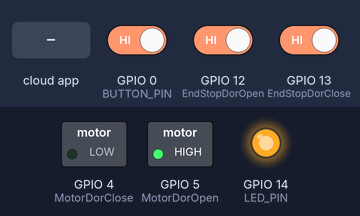
A sketch run on a simulated ESP8266 (NodeMCU). Parts: switched loads named in the sketch (green lamp = pin HIGH), output pins drawn as LEDs (lit = HIGH). Dashed ring = blinking. Inputs (shaded band) come from the test bench; at power-on: GPIO 0 (BUTTON_PIN) HIGH, GPIO 12 (EndStopDorOpen) HIGH, GPIO 13 (EndStopDorClose) HIGH. WiFi joins after 1.5 s; servers stay silent unless stated; what the sketch prints to the serial monitor is not drawn.

Above: at 2.7 s.
2.8 s: GPIO 0 (BUTTON_PIN) driven LOW and GPIO 12 (EndStopDorOpen) driven LOW and GPIO 13 (EndStopDorClose) driven LOW
At 3.2 s:
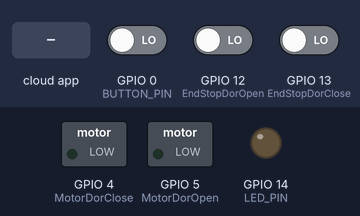
5.8 s: GPIO 13 (EndStopDorClose) driven HIGH
At 6.6 s:
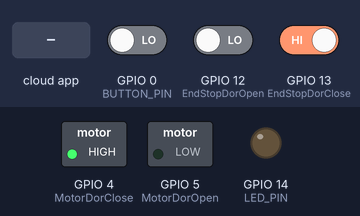
7.3 s: GPIO 13 (EndStopDorClose) driven LOW
At 7.7 s:
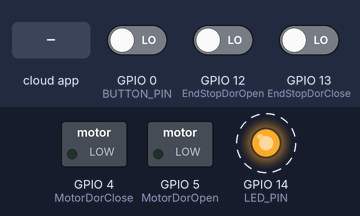
11.8 s: the phone or cloud app sets 62c1e4be0aec232058f4e45b to 1
At 13.0 s:
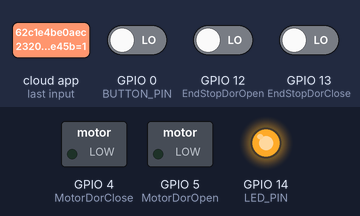
13.3 s: GPIO 0 (BUTTON_PIN) driven HIGH
At 14.2 s:
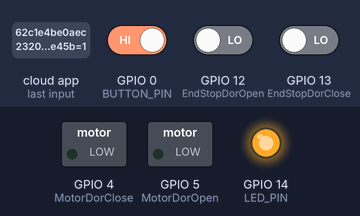
Timing chart, 0 to 15.8 s (numbered marks = the images above; inputs shaded):
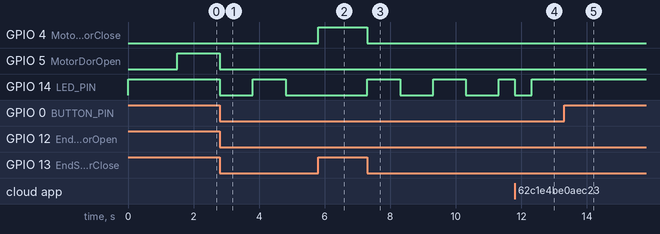

The sketch:

DogDoor-Wifi-1.ino
```cpp
/*
 * Example for how to use SinricPro Switch device:
 * - setup a switch device
 * - handle request using callback (turn on/off builtin led indicating device power state)
 * - send event to sinricPro server (flash button is used to turn on/off device manually)
 *
 * If you encounter any issues:
 * - check the readme.md at https://github.com/sinricpro/esp8266-esp32-sdk/blob/master/README.md
 * - ensure all dependent libraries are installed
 *   - see https://github.com/sinricpro/esp8266-esp32-sdk/blob/master/README.md#arduinoide
 *   - see https://github.com/sinricpro/esp8266-esp32-sdk/blob/master/README.md#dependencies
 * - open serial monitor and check whats happening
 * - check full user documentation at https://sinricpro.github.io/esp8266-esp32-sdk
 * - visit https://github.com/sinricpro/esp8266-esp32-sdk/issues and check for existing issues or open a new one
 */


int MotorDorOpen = 5;
int MotorDorClose = 4;
int EndStopDorOpen = 12;
int EndStopDorClose = 13;
int Button = 14;
//int DorPosision = 9;
int SetNewDorPosision = 9;


// Uncomment the following line to enable serial debug output
#define ENABLE_DEBUG

#ifdef ENABLE_DEBUG
       #define DEBUG_ESP_PORT Serial
       #define NODEBUG_WEBSOCKETS
       #define NDEBUG
#endif

#include <Arduino.h>
#ifdef ESP8266
       #include <ESP8266WiFi.h>
#endif
#ifdef ESP32
       #include <WiFi.h>
#endif

#include "SinricPro.h"
#include "SinricProSwitch.h"

#define WIFI_SSID         "Vestal"
#define WIFI_PASS         "4100drexel"
#define APP_KEY           "61fdc5c1-bd09-42f3-ae0c-70bf2ad7bcd0"
#define APP_SECRET        "d3d6c0af-8908-4d96-aec6-a2c0f9140b5f-ded24e14-de8f-43c6-9f67-180c40ee4736"
#define SWITCH_ID         "62c1e4be0aec232058f4e45b"
#define BAUD_RATE         115200                // Change baudrate to your need

#define BUTTON_PIN 0   // GPIO for BUTTON (inverted: LOW = pressed, HIGH = released)
#define LED_PIN   14   // GPIO for LED (inverted)

bool myPowerState = false;
unsigned long lastBtnPress = 0;


/* bool onPowerState(String deviceId, bool &state)
 *
 * Callback for setPowerState request
 * parameters
 *  String deviceId (r)
 *    contains deviceId (useful if this callback used by multiple devices)
 *  bool &state (r/w)
 *    contains the requested state (true:on / false:off)
 *    must return the new state
 *
 * return
 *  true if request should be marked as handled correctly / false if not
 */
bool onPowerState(const String &deviceId, bool &state) {
  Serial.printf("Device %s turned %s (via SinricPro) \r\n", deviceId.c_str(), state?"on":"off");
  myPowerState = state;
  digitalWrite(LED_PIN, myPowerState?LOW:HIGH);
  return true; // request handled properly
}

void handleButtonPress() {
  unsigned long actualMillis = millis(); // get actual millis() and keep it in variable actualMillis
  if (digitalRead(BUTTON_PIN) == LOW && actualMillis - lastBtnPress > 1000)  { // is button pressed (inverted logic! button pressed = LOW) and debounced?
    if (myPowerState) {     // flip myPowerState: if it was true, set it to false, vice versa
      myPowerState = false;
    } else {
      myPowerState = true;
    }
    digitalWrite(LED_PIN, myPowerState?LOW:HIGH); // if myPowerState indicates device turned on: turn on led (builtin led uses inverted logic: LOW = LED ON / HIGH = LED OFF)

    // get Switch device back
    SinricProSwitch& mySwitch = SinricPro[SWITCH_ID];
    // send powerstate event
    mySwitch.sendPowerStateEvent(myPowerState); // send the new powerState to SinricPro server
    Serial.printf("Device %s turned %s (manually via flashbutton)\r\n", mySwitch.getDeviceId().c_str(), myPowerState?"on":"off");

    lastBtnPress = actualMillis;  // update last button press variable
  }
}

// setup function for WiFi connection
void setupWiFi() {
  Serial.printf("\r\n[Wifi]: Connecting");
  WiFi.begin(WIFI_SSID, WIFI_PASS);

  while (WiFi.status() != WL_CONNECTED) {
    Serial.printf(".");
    delay(250);
  }
  Serial.printf("connected!\r\n[WiFi]: IP-Address is %s\r\n", WiFi.localIP().toString().c_str());
}

// setup function for SinricPro
void setupSinricPro() {
  // add device to SinricPro
  SinricProSwitch& mySwitch = SinricPro[SWITCH_ID];

  // set callback function to device
  mySwitch.onPowerState(onPowerState);

  // setup SinricPro
  SinricPro.onConnected([](){ Serial.printf("Connected to SinricPro\r\n"); });
  SinricPro.onDisconnected([](){ Serial.printf("Disconnected from SinricPro\r\n"); });
  //SinricPro.restoreDeviceStates(true); // Uncomment to restore the last known state from the server.
  SinricPro.begin(APP_KEY, APP_SECRET);
}

void ChangeDorPosision(int NewDorPosision) {
  GetDorPosision();

  //-------- Move Dor-----------
  switch (NewDorPosision) {
    case 0:

      if (digitalRead(EndStopDorClose) == HIGH)  {
        digitalWrite(MotorDorClose, 128);
      }

      while ( digitalRead(EndStopDorClose) == HIGH)  {

        delay (10);
      }
      digitalWrite(MotorDorClose, LOW );

      break;

    case 1:

      if (digitalRead(EndStopDorOpen) == HIGH)  {
        digitalWrite(MotorDorOpen, 128);
      }

      while ( digitalRead(EndStopDorOpen) == HIGH)  {
        delay (10);
      }
      digitalWrite(MotorDorOpen, LOW);
      break;
  }

}


int GetDorPosision() {
  int Posision = 9;
  //-------- Read Dor Position ------ OPEN = 0 -- CLOSE = 1  -----  UNDEFINED = 9 ---------

  if ( digitalRead(EndStopDorClose) == LOW && digitalRead(EndStopDorOpen) == HIGH) {
    Posision = 0;
  }

  else if ( digitalRead(EndStopDorClose) == HIGH && digitalRead(EndStopDorOpen) == LOW) {
    Posision = 1;
  }

  else {
    Posision = 9;
  }

  //  Serial.println (Posision);
  return Posision;
}


// main setup function
void setup() {

  pinMode(EndStopDorOpen, INPUT_PULLUP);
  pinMode(EndStopDorClose, INPUT_PULLUP);
  pinMode(MotorDorOpen, OUTPUT);
  pinMode(MotorDorClose, OUTPUT);
  pinMode(Button,  INPUT_PULLUP);
  digitalWrite(MotorDorOpen, LOW);
  digitalWrite(MotorDorClose, LOW);

  pinMode(BUTTON_PIN, INPUT_PULLUP); // GPIO 0 as input, pulled high
  pinMode(LED_PIN, OUTPUT); // define LED GPIO as output
  digitalWrite(LED_PIN, HIGH); // turn off LED on bootup

  Serial.begin(BAUD_RATE); Serial.printf("\r\n\r\n");
  setupWiFi();
  setupSinricPro();
}

void loop() {
  handleButtonPress();
  SinricPro.handle();

  int GetButton = digitalRead(LED_PIN);
  int DorPosision = GetDorPosision();

  switch (GetButton) {
    case LOW:

      //LOW = Close
      if (DorPosision != 0) {
        ChangeDorPosision(0);
      }
      break;

    case HIGH:

      //LOW = Close
      if (DorPosision != 1) {
        ChangeDorPosision(1);
      }
      break;

  }
  //delay(200);
}
```

Measured:
- after the input at 2.8 s, GPIO 5 (MotorDorOpen): HIGH → LOW at once; GPIO 14 (LED_PIN): HIGH → LOW at once, → HIGH 1.0 s later, → LOW 1.0 s later
- after the input at 5.8 s, GPIO 4 (MotorDorClose): LOW → HIGH at once; GPIO 14 (LED_PIN): stays LOW (without the input it goes to HIGH after 0.01 s)
- after the input at 7.3 s, GPIO 4 (MotorDorClose): HIGH → LOW at once; GPIO 14 (LED_PIN): alternates HIGH for 1.0 s and LOW for 1.0 s, starting at once
- after the input at 11.8 s, GPIO 14 (LED_PIN): HIGH → LOW after 0.00 s instead of 0.51 s
- after the input at 13.3 s, GPIO 14 (LED_PIN): stays HIGH (without the input it goes to LOW after 0.01 s)
